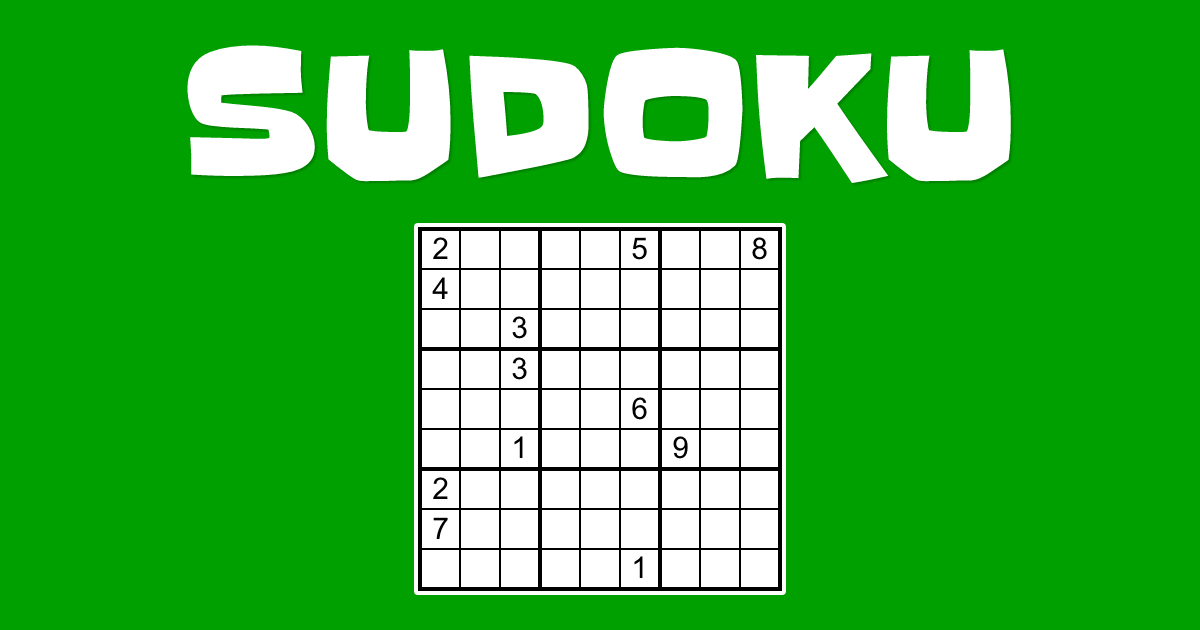
#> input picture 2_Image_Processing/sudoku.png, 1200 x 630 px
$ jupyter execute 5_Image_Gradients.ipynb   (older library calls are emulated)
#> lines starting #> are read from the running program, lines starting #| are printed output that depends on the picture; after the words box and inside, x2 and y2 are one past the last pixel; in counts of white or black regions, pixels touching at a corner belong together
[cell 1]
import numpy as np
import matplotlib.pyplot as plt
import cv2

[cell 2]
img = cv2.imread( 'sudoku.png' , 0 )
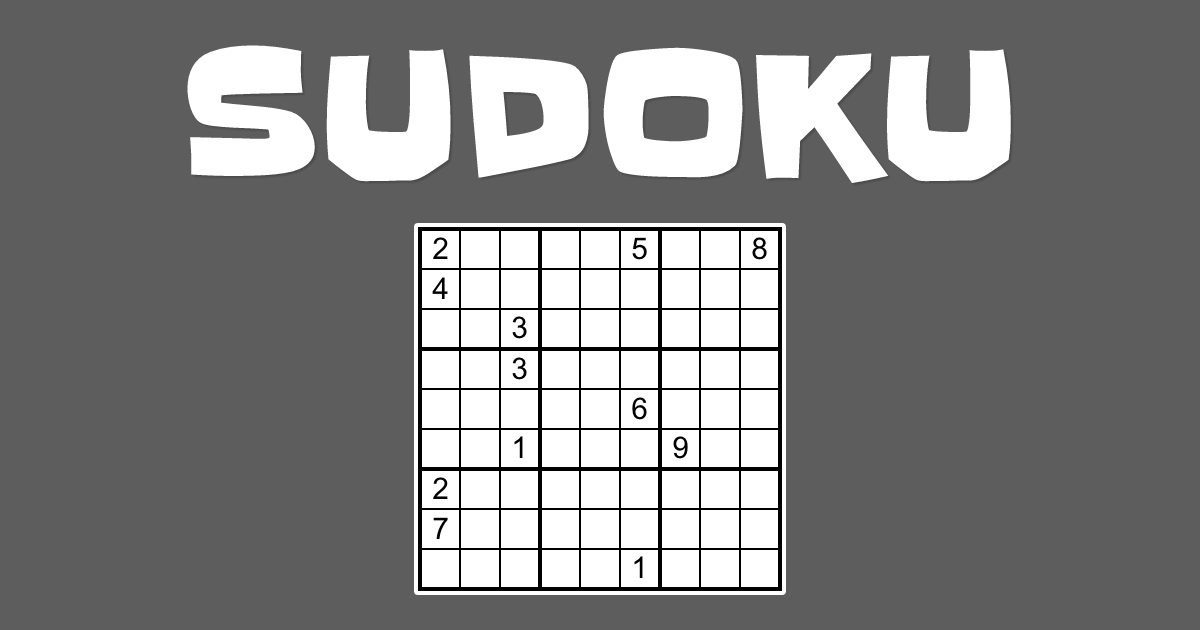
#> img: shape (630, 1200); min 0, max 255, mean 130.5

plt.figure(figsize = (10, 8 ))
plt.imshow(img , cmap = 'gray')

# Edge Detection using threshold and Morplology operation

[cell 3]
plt.figure(figsize = (15, 8 ) )

kernel = np.ones((5,5) , dtype = np.int8 )
plt.subplot(1,2,1)
new_img = cv2.morphologyEx( img , cv2.MORPH_GRADIENT , kernel )
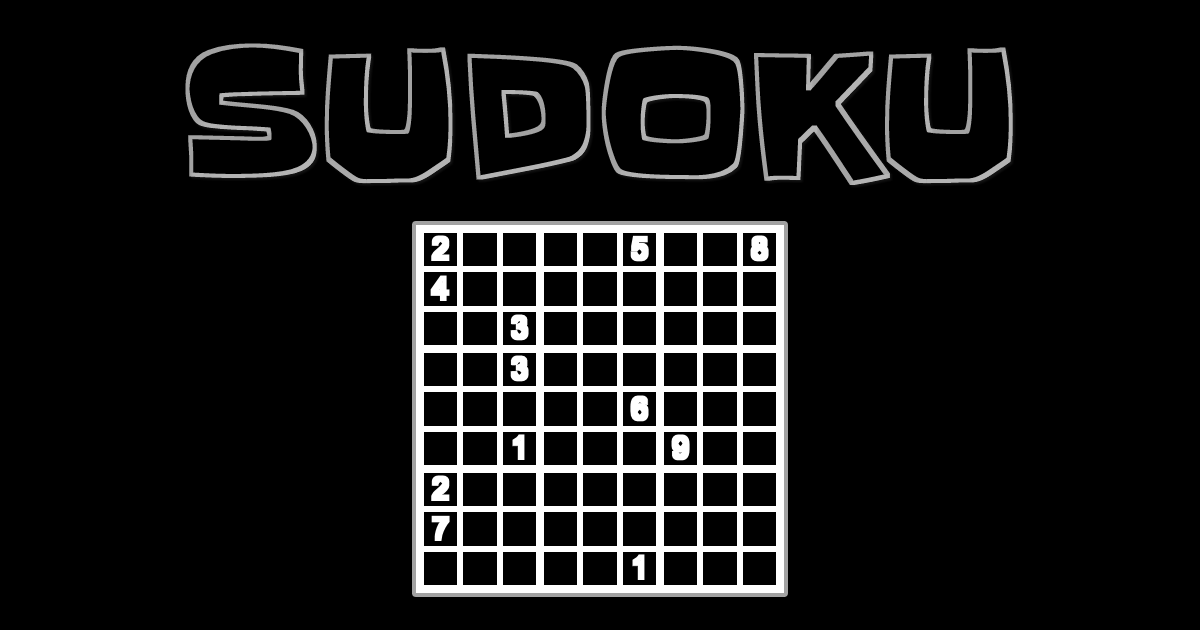
#> new_img: shape (630, 1200); min 0, max 255, mean 21.9
plt.title('MORPH_GRADIENT')
plt.imshow(new_img , cmap = 'gray')

plt.subplot(1,2,2)
_ , new_img = cv2.threshold( img , 80 , 255 , cv2.THRESH_BINARY , kernel )
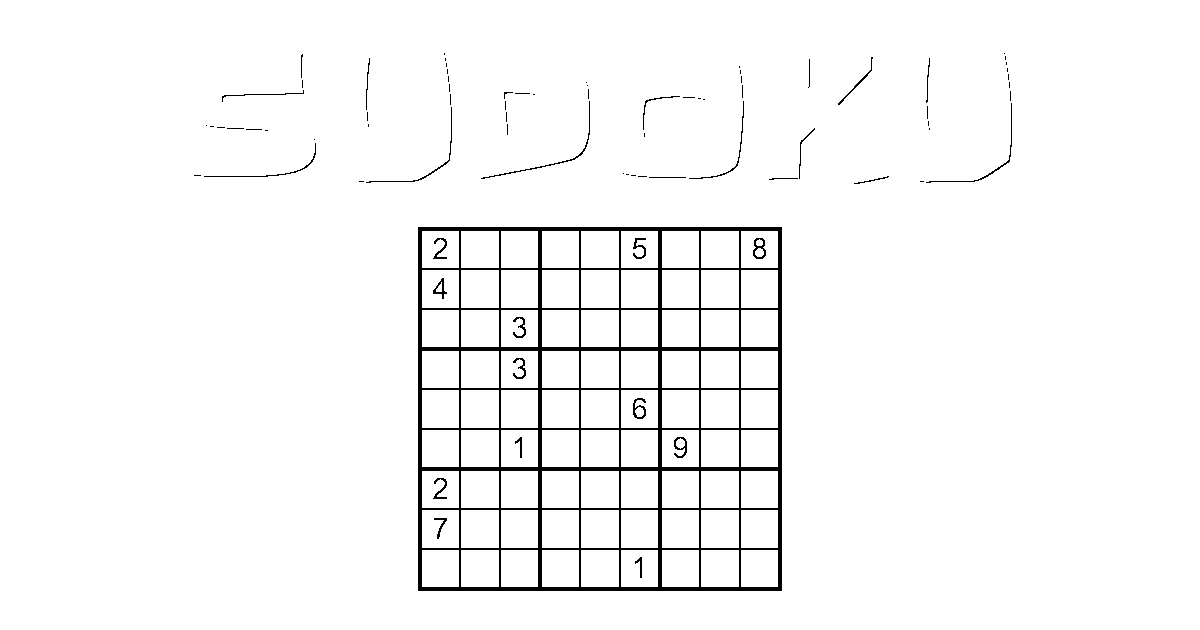
#> new_img: shape (630, 1200); 97% white; 80 black regions (51 under 20 px), largest, box (x1, y1, x2, y2) and area: (418, 227, 782, 591) 19600, (481, 101, 590, 179) 208, (926, 103, 1012, 183) 182
plt.title('THRESH_BINARY')
plt.imshow(new_img , cmap = 'gray')

plt.show()
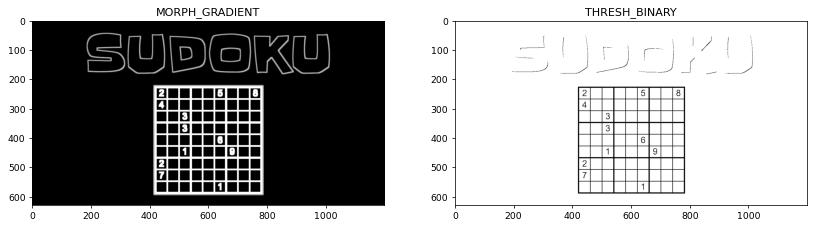
#> figure drawn by matplotlib, 2 panels

# Image Gradient for edge Detection

[cell 4]
plt.figure(figsize = (15, 8 ) )


plt.subplot(1,2,1)
sobel_x = cv2.Sobel(img , cv2.CV_64F , 1 , 0 , ksize = 5 )
plt.title('Sobel along x axis , vertical lines are detected ')
plt.imshow(sobel_x , cmap = 'gray')

plt.subplot(1,2,2)
sobel_y = cv2.Sobel(img , cv2.CV_64F , 0 , 1, ksize = 5 )
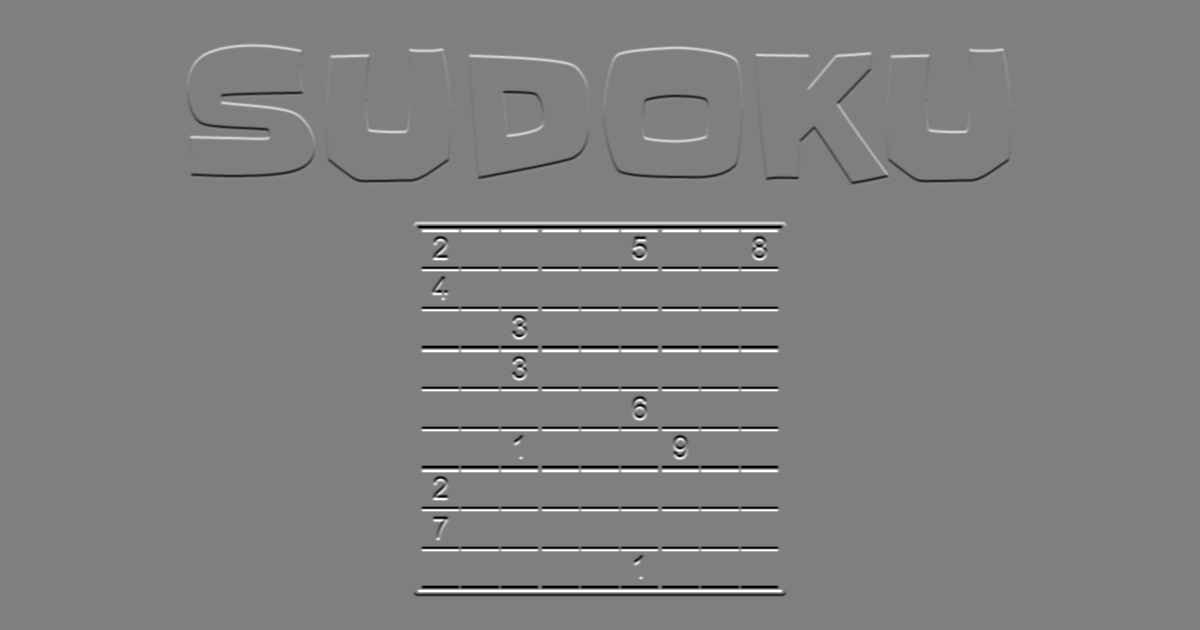
#> sobel_y: shape (630, 1200) float64; min -12240, max 12240, mean 0; drawn with min black and max white
plt.title('Sobel along y axis , horizontal lines are detected ')
plt.imshow(sobel_y , cmap = 'gray')

plt.show()

[cell 5]
# combining sobel_x and sobel_y

combine_sobel = cv2.addWeighted( src1 = sobel_x , alpha = 0.5 , src2 = sobel_y , beta = 0.5 , gamma = 1 )
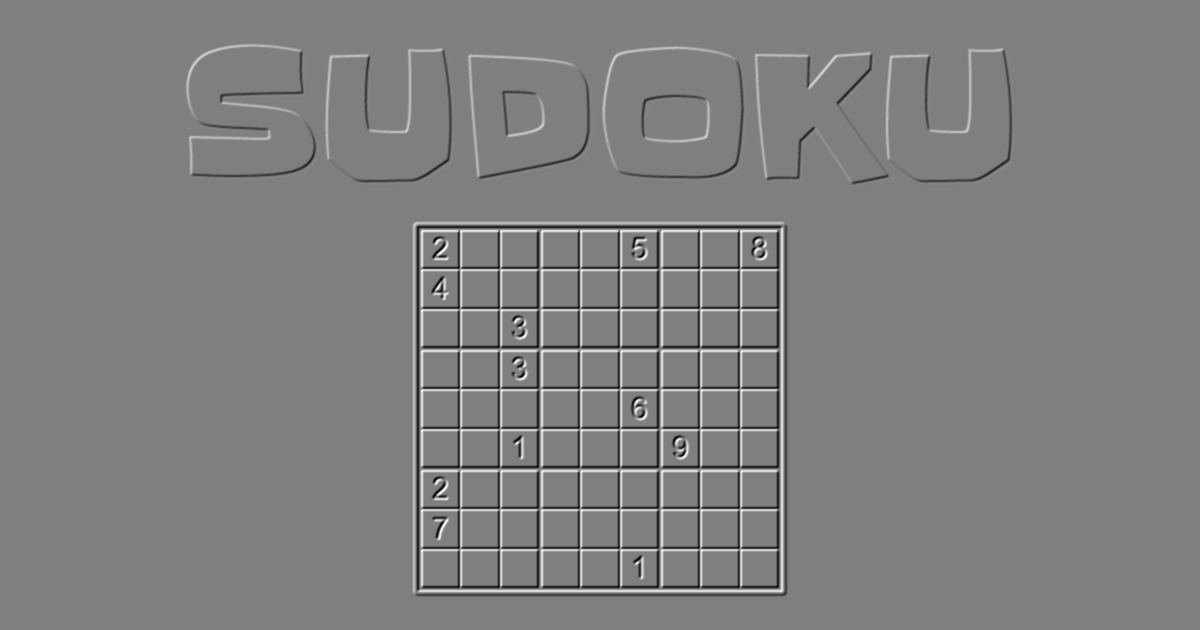
#> combine_sobel: shape (630, 1200) float64; min -8681, max 8663, mean 1; drawn with min black and max white

plt.figure(figsize = (15, 8 ) )
plt.title('Combining Sobel along x axis and Y axis , edges are detected ')
plt.imshow(combine_sobel , cmap = 'gray')

plt.show()
